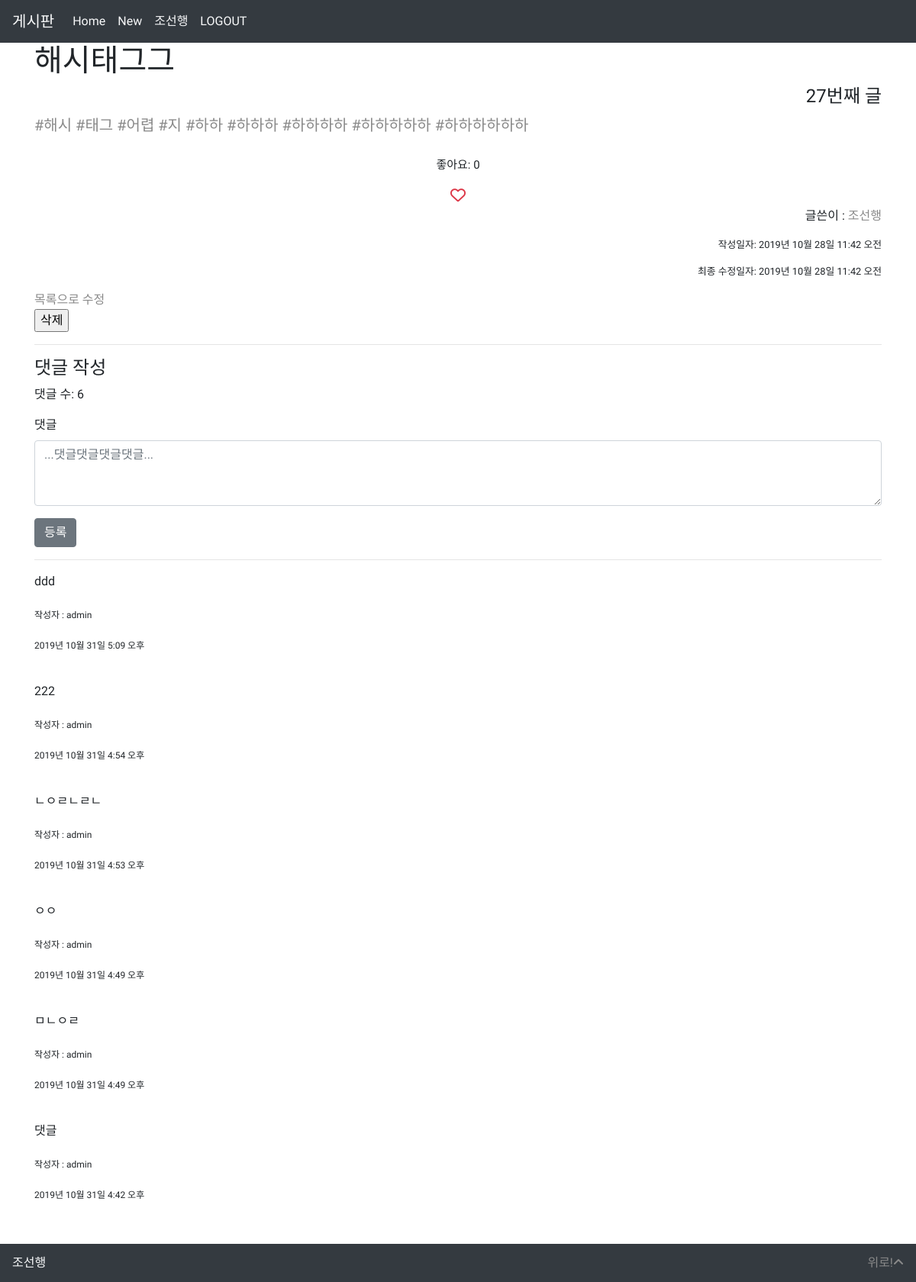
Page /articles/27/ (signed in) on the committed database.
### accounts/models.py (models this page shows)
class User(AbstractUser):
    followers = models.ManyToManyField(settings.AUTH_USER_MODEL, related_name='followings', blank=True)

### articles/models.py (models this page shows, shortened)
class Article(models.Model):
    title = models.CharField(max_length=10)
    content = models.TextField()
    image = models.ImageField(blank=True)
    image_thumbnail = ImageSpecField(
        processors=[ResizeToFill(300, 300)],
        format='JPEG',
        options={'quality': 80}
    )
    created_at = models.DateTimeField(auto_now_add=True)
    updated_at = models.DateTimeField(auto_now=True)
    user = models.ForeignKey(settings.AUTH_USER_MODEL, on_delete=models.CASCADE)
    like_users = models.ManyToManyField(settings.AUTH_USER_MODEL, related_name='like_articles', blank=True)
    hashtags = models.ManyToManyField(HashTag, blank=True)

class HashTag(models.Model):
    content = models.TextField(unique=True)

class Comment(models.Model):
    content = models.CharField(max_length=140)
    created_at = models.DateTimeField(auto_now_add=True)
    article = models.ForeignKey(Article, on_delete=models.CASCADE)
    user = models.ForeignKey(settings.AUTH_USER_MODEL, on_delete=models.CASCADE)

### articles/views.py (the view)
# urls.py: path('<int:article_pk>/', views.detail, name='detail'),
def detail(request, article_pk):
    article = get_object_or_404(Article, pk=article_pk)
    comment = article.comment_set.all().order_by('-pk')
    comment_form = CommentForm()
    context = {
        'article': article,
        'comments': comment,
        'comment_form': comment_form,
    }
    return render(request, 'articles/detail.html', context)

### articles/forms.py
class CommentForm(forms.ModelForm):
    content = forms.CharField(
        label='댓글',
        widget=forms.Textarea(
            attrs={
                'placeholder': '...댓글댓글댓글댓글...',
                'rows': 3,
            }
        )
    )
    class Meta:
        model = Comment
        fields = ('content', )

### articles/templatetags/gravatar.py (called while the page is built)
@register.filter
def makehash(user):
    email = user.email
    social_user = user.socialaccount_set.all()
    if social_user:
        return social_user[0].extra_data.get('properties').get('profile_image')
    return 'https://www.gravatar.com/avatar/' + hashlib.md5(email.strip().lower().encode('utf-8')).hexdigest() + '?s=50'

### articles/templatetags/hashtag.py (called while the page is built)
@register.filter
def make_link(article):
    content = article.content + ' '
    hashtags = article.hashtags.all()
    for hashtag in hashtags:
        content = re.sub(f'{hashtag.content}\\b', f'<a href="/hashtags/{hashtag.pk}/">{hashtag.content}</a>', content)
    return content

### articles/templates/articles/detail.html (shortened to what this page needs)
{% extends 'articles/base.html' %}
{% load static %}
{% load bootstrap4 %}
{% block body %}
<h1>{{ article.title }}</h1>
<h4 class="text-right">{{ article.id }}번째 글</h4>
<div class="lead d-inline-block" style="width:100%;">
  {% load hashtag %}
  <p>{{ article|make_link|safe }}</p>
  <p  class="text-center"><sub id="like-count">좋아요: {{ article.like_users.count }}</sub></p>
  <div class="d-inline-block text-center" style="width: 100%;">
    {% if user in article.like_users.all %}
    <i id="like-button" data-id="{{ article.id }}" class="fas fa-heart text-danger animated infinite pulse delay-1s"></i>
    {% else %}
    <i id="like-button" data-id="{{ article.id }}" class="far fa-heart text-danger animated infinite rubberBand delay-1s"></i></i>
    {% endif %}
  </div>
</div>
<p class="text-right">글쓴이 : <a href="{% url 'accounts:profile' article.user.pk %}">{{ article.user }}</a></p>
<p class="text-right time_cnu">작성일자: {{ article.created_at }}</p>
<p class="text-right time_cnu">최종 수정일자: {{ article.updated_at }}</p>
<a href="{% url 'articles:index' %}">목록으로</a>
{% if user == article.user %}
<a href="{% url 'articles:update' article.pk %}">수정</a>
<form action="{% url 'articles:delete' article.pk %}" method="POST" onclick="return confirm('진짜 지울래?')">
  <input type="submit" value="삭제">
</form>
{% endif %}
<hr>
{% if user.is_authenticated %}
<h4>댓글 작성</h4>
{% endif %}
<p>댓글 수: {{ comments.count }}</p>
{% if user.is_authenticated %}
<form action="{% url 'articles:comment_create' article.pk %}", method="POST">
  {% bootstrap_form comment_form %}
  {% buttons %}
    <button type="submit" class="btn btn-secondary">등록</button>
  {% endbuttons %}
</form>
<hr>
{% endif %}
{% for comment in comments %}
<p>{{ comment.content }}</p>
<p><sub>작성자 : {{ comment.user }}</sub></p>
<p><sub>{{ comment.created_at }}</sub></p>
<br>
{% empty %}
<p>댓글이 없어요! T^T</p>
<br>
{% endfor%}
{% endblock %}

### articles/templates/_navbar.html (shortened to what this page needs)
<nav class="navbar navbar-expand-lg navbar-light bg-dark">
  <a class="navbar-brand text-light disabled">게시판</a>
  <div class="collapse navbar-collapse" id="navbarNavAltMarkup">
    <div class="navbar-nav">
      <a class="nav-item nav-link text-light active" href="{% url 'articles:index' %}">Home <span class="sr-only">(current)</span></a>
      <a class="nav-item nav-link text-light" href="{% url 'articles:create' %}">New</a>
    </div>
    {% if user.is_authenticated %}
    <div class="navbar-nav">
      {% load gravatar %}
      <a class="nav-item nav-link text-light" href="{% url 'accounts:profile' user.pk %}">{{ user.username }}</a>
      <a class="nav-item nav-link text-light" href="{% url 'accounts:logout' %}">LOGOUT</a>
    </div>
    {% else %}
    <div class="navbar-nav">
      <a class="nav-item nav-link text-light" href="{% url 'accounts:signup' %}">Sign Up</a>
      <a class="nav-item nav-link text-light" href="{% url 'accounts:login' %}">LOGIN</a>
    </div>
    {% endif %}
  </div>
</nav>

### articles/templates/articles/base.html (style rules this page uses)
body { font-family: "Poor Story", "sans serif" }
a { color: rgb(138, 138, 138); text-decoration: none; }
.time_cnu { font-size: 0.8rem; }

### rows in the picture
User: username "조선행"
Article: title "해시태그그", id "27", content+id "#해시 #태그 #어렵 #지 #하하 #하하하 #하하하하 #하하하하하 #하하하하하하", like_users.count "0", user "조선행", created_at "2019년 10월 28일 11:42 오전", updated_at "2019년 10월 28일 11:42 오전"
Comment: content "ddd", user "admin", created_at "2019년 10월 31일 5:09 오후"
Comment: content "222", user "admin", created_at "2019년 10월 31일 4:54 오후"
Comment: content "ㄴㅇㄹㄴㄹㄴ", user "admin", created_at "2019년 10월 31일 4:53 오후"
Comment: content "ㅇㅇ", user "admin", created_at "2019년 10월 31일 4:49 오후"
Comment: content "ㅁㄴㅇㄹ", user "admin", created_at "2019년 10월 31일 4:49 오후"
Comment: content "댓글", user "admin", created_at "2019년 10월 31일 4:42 오후"

### other values in the picture
{{ comments.count }} "6"
